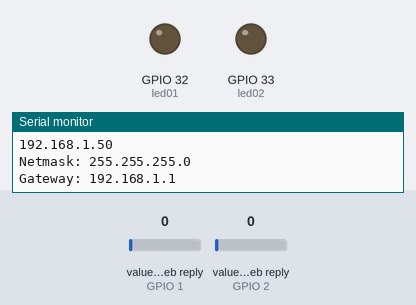
Bench run of a sketch on a simulated ESP32. On the bench: output pins drawn as LEDs (lit = HIGH), the last lines printed to the serial monitor. Inputs (shaded band) come from the test bench; at power-on: value in the web reply (sensors on GPIO 1, GPIO 2) 0. WiFi joins after 1.5 s; servers stay silent unless stated; web services answer with replies made up by the test bench.

Above: at 2.8 s.
2.9 s: value in the web reply (sensor on GPIO 1) set to 2
At 3.8 s:
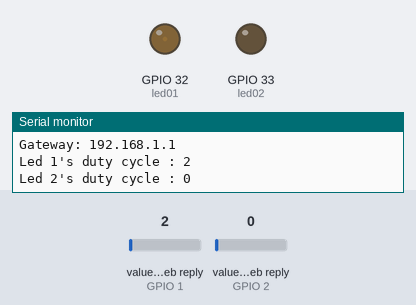
4.9 s: value in the web reply (sensor on GPIO 2) set to 2
At 6.4 s:
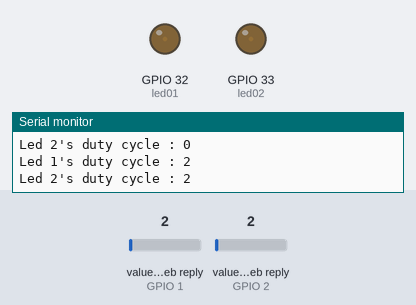
6.7 s: value in the web reply (sensor on GPIO 1) set to 75
At 7.8 s:
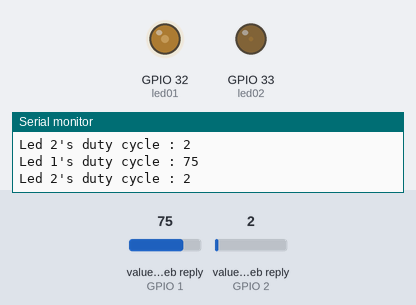
8.5 s: value in the web reply (sensor on GPIO 2) set to 75
At 9.2 s:
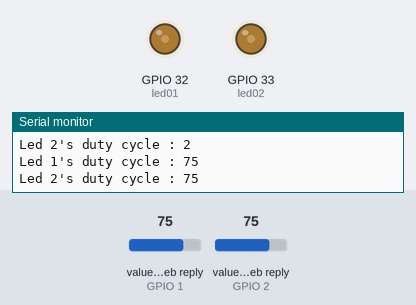
10.3 s: value in the web reply (sensor on GPIO 1) set to 25
At 11.8 s:
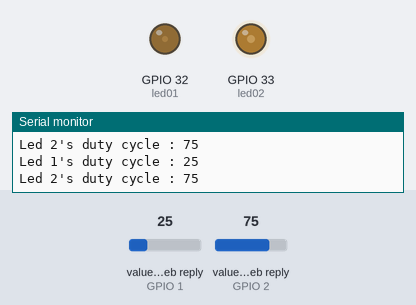
Timing chart, 0 to 13.1 s (numbered marks = the images above; inputs shaded):
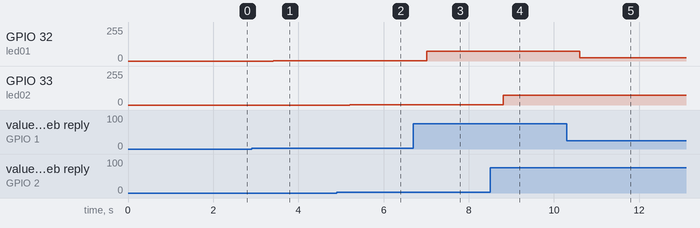

Measured:
- after the input at 2.9 s, GPIO 32 (led01): 0/255 → 2/255 after 0.51 s
- after the input at 4.9 s, GPIO 33 (led02): 0/255 → 2/255 after 0.31 s
- after the input at 6.7 s, GPIO 32 (led01): 2/255 → 75/255 after 0.31 s
- after the input at 8.5 s, GPIO 33 (led02): 2/255 → 75/255 after 0.31 s
- after the input at 10.3 s, GPIO 32 (led01): 75/255 → 25/255 after 0.31 s

The sketch:

main.ino
```cpp
#include <ThingSpeak.h>
#include <WiFi.h>

//Replace your wifi credentials here
const char* ssid     = "MyExtender";
const char* password = "nggonankuikilo";

//change your channel number here (Thinkspeak Channel ID)
unsigned long number = 1518155;
int channel1 = 0;
int channel2 = 1;

//1 and 2 are channel fields. You don't need to change if you are following this tutorial. However, you can modify it according to your application
unsigned int led1 = 1;
unsigned int led2 = 2;


// Pins
static const int led01 = 32;
static const int led02 = 33;

// Setting ESP32 PWM
int freq = 2000;
int resolution = 8;

// replacing delay() function
int previous_time = 0;
const int event = 1000;

WiFiClient  client;

void setup() {
  Serial.begin(115200);
  delay(100);

  // pin initialzed
  ledcSetup(channel1, freq, resolution);
  ledcSetup(channel2, freq, resolution);
  ledcAttachPin(led01, channel1);
  ledcAttachPin(led02, channel2);

  // We start by connecting to a WiFi network

  Serial.println();
  Serial.println();
  Serial.print("Connecting to ");
  Serial.println(ssid);

  WiFi.begin(ssid, password);

  while (WiFi.status() != WL_CONNECTED) {
    delay(500);
    Serial.print(".");
  }

  Serial.println("");
  Serial.println("WiFi connected");
  Serial.println("IP address: ");
  Serial.println(WiFi.localIP());
  Serial.print("Netmask: ");
  Serial.println(WiFi.subnetMask());
  Serial.print("Gateway: ");
  Serial.println(WiFi.gatewayIP());
  ThingSpeak.begin(client);

  previous_time = millis();
}

void loop() {
  int current_time = millis();
  //get the last data of the fields
  uint8_t led_1 = ThingSpeak.readFloatField(number, led1);
  uint8_t led_2 = ThingSpeak.readFloatField(number, led2);

  if(current_time - previous_time > event)
  {
      ledcWrite(channel1, led_1);
      ledcWrite(channel2, led_2);
      notif(led_1, led_2);
      led_1 = 0;
      led_2 = 0;
      previous_time = millis();
  }
}

int notif(int inp1, int inp2){
    Serial.print("Led 1's duty cycle : ");
    Serial.println(inp1);
    Serial.print("Led 2's duty cycle : ");
    Serial.println(inp2);
    Serial.println("");
}
```
